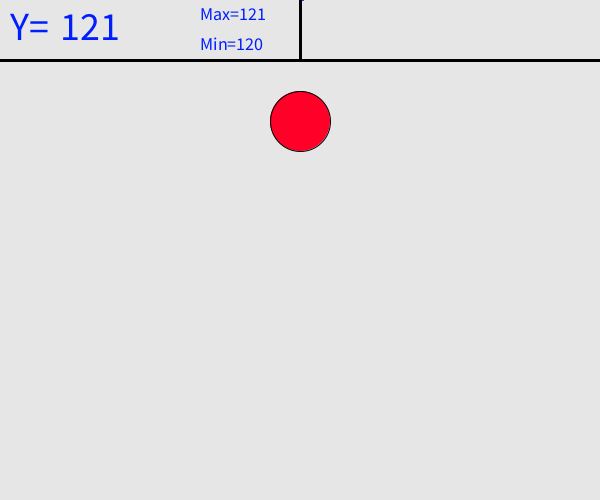
Frame 1 (no input)
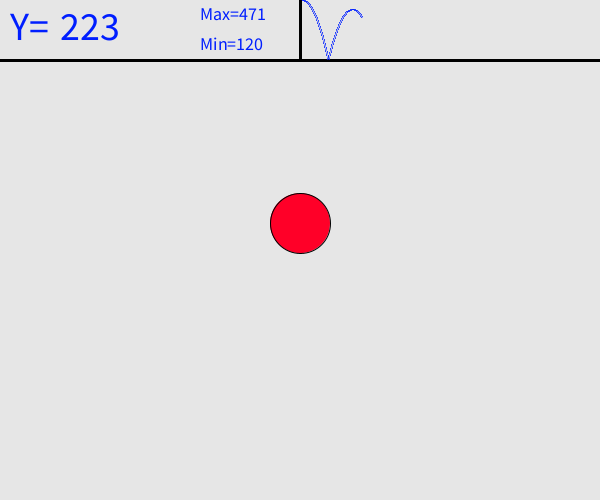
Frame 60 (the mouse pressed at the canvas centre just before this capture)
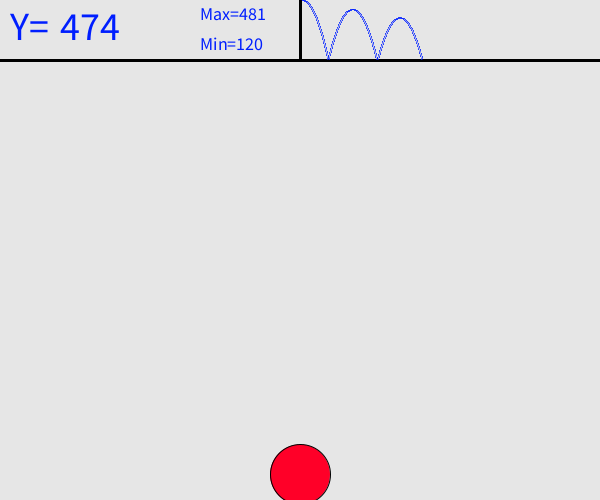
Frame 120 (the mouse held since frame 60 and released just before this capture)

The Processing sketch that drew these frames (run headless with seeded random() and noise(); from frame 60 on, the mouse is pressed at the canvas centre):

// Processing sketch: fallingBall
// ── fallingBall.pde
float rad=60;
float yvel=0, yacc=1; 
float y0=2*rad, x0=300;
float y=y0;
float xplot=0;
float plotxgap=1;
float ymax=0;
float ymin=y0;
float damp=0.915;

PGraphics plot;
PGraphics ball;
PGraphics outlines;
PGraphics text;

void setup()
{
  size(600,500); 
  
  plot = createGraphics(300,60);
  ball = createGraphics(width,height);
  outlines = createGraphics(width,height);
  text = createGraphics(width,height);
  
}
void draw()
{ 
  if(y>=460) yvel=-damp*yvel; 
  else yvel+=yacc;
  y+=yvel;
  
  if(y<ymin) ymin=y;
  if(y>ymax) ymax=y;
  
  text.beginDraw();
  text.background(230); text.fill(0,30,255); text.textSize(40); text.text("Y=",10,40); text.text(int(y),60,40); 
  text.textSize(18); text.text("Max="+int(ymax),200,20); text.text("Min="+int(ymin),200,50);
  text.endDraw();
  image(text,0,0);
  
  outlines.beginDraw();
  outlines.strokeWeight(3);
  outlines.line(0,60,width,60);
  outlines.line(300,0,300,60);
  outlines.strokeWeight(1);
  outlines.endDraw();
  image(outlines, 0, 0);
  
  if(xplot<width){    
  plot.beginDraw();
  plot.strokeWeight(1);
  plot.stroke(0,30,255);
  plot.line(xplot,(y-120)*60/(471-120),xplot+plotxgap,(y-yvel-120)*60/(471-120)); xplot+=plotxgap;
  plot.endDraw();}
  image(plot,302,0);
  
  
  ball.beginDraw();
  ball.clear();
  ball.fill(255,0,40);
  ball.ellipse(x0,y,rad,rad);
  ball.endDraw();
  image(ball,0,0);
   
}
